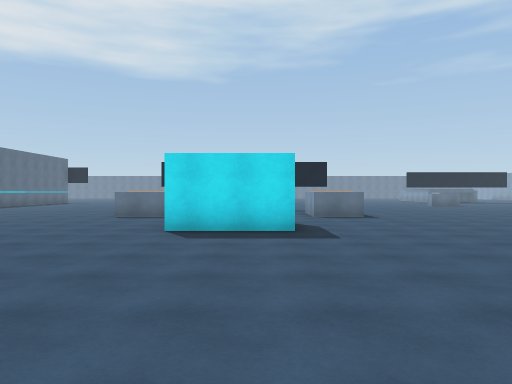
[1] (above)

24 first-person views from a walk through a 3-D level made in the Unity game engine. The camera is 1.5 m above the floor, looks level and sees 70° across. The floor is counted in squares, 2 m on a side. Each view is taken from the middle of a square. On the plan, view 1 faces up. The plan holds only what a view shows up to about 11 squares ahead; the rest is blank. The place goes on beyond the plan. Surface patterns are stand-ins for the level's own textures.

[2]
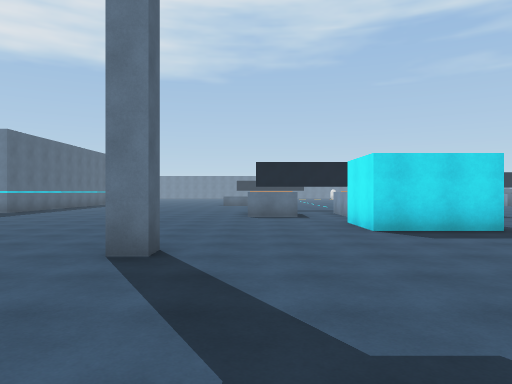

[3]
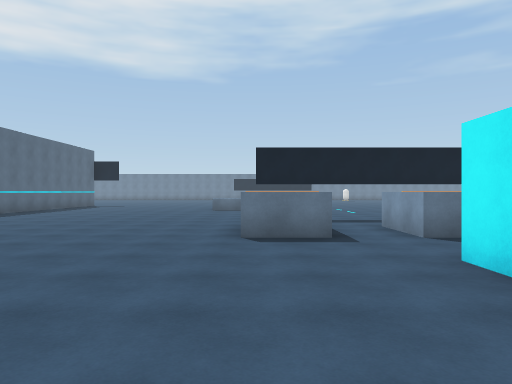

[4]
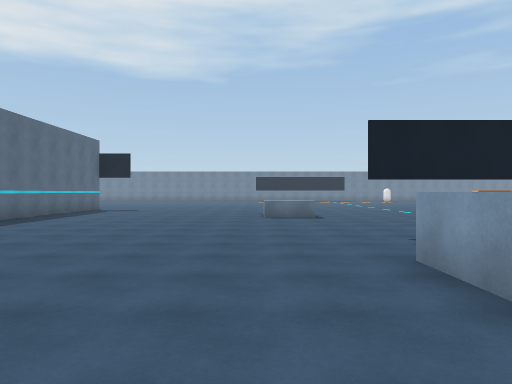

[5]
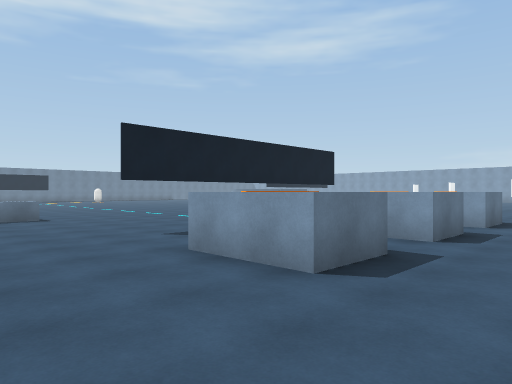

[6]
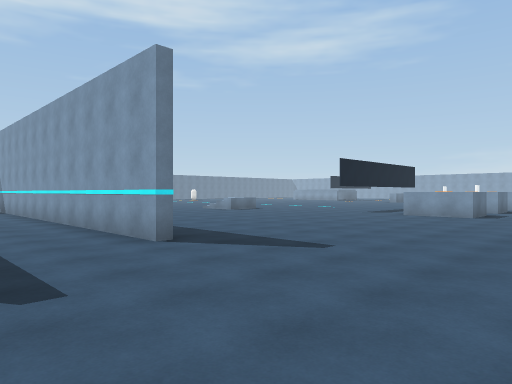

[7]
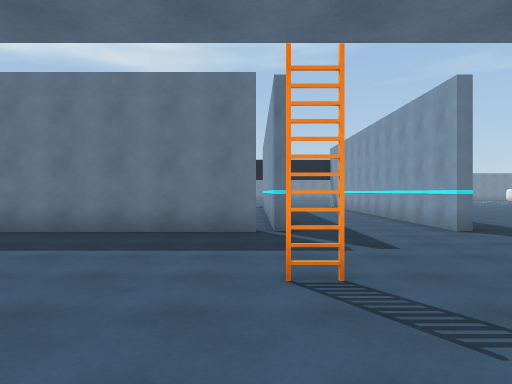

[8]
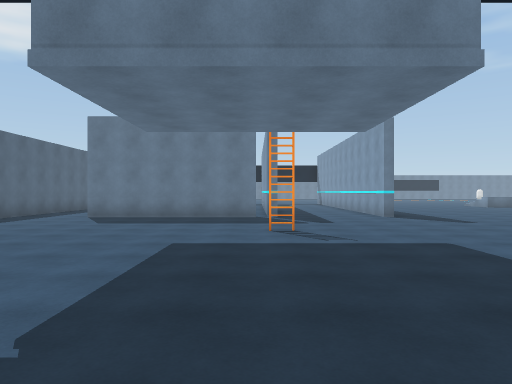

[9]
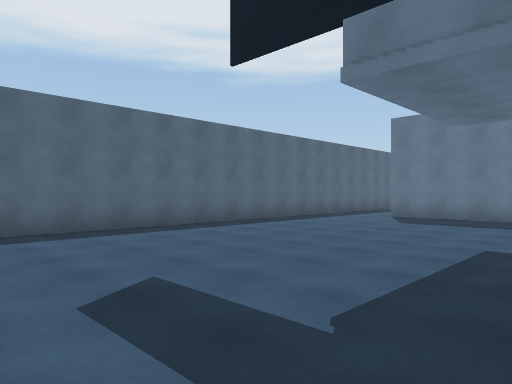

[10]
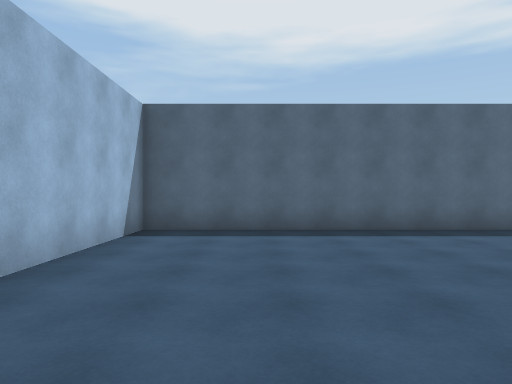

[11]
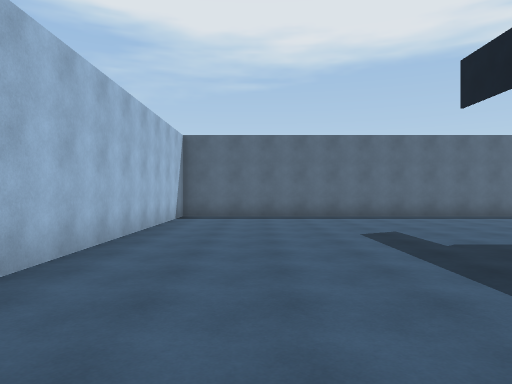

[12]
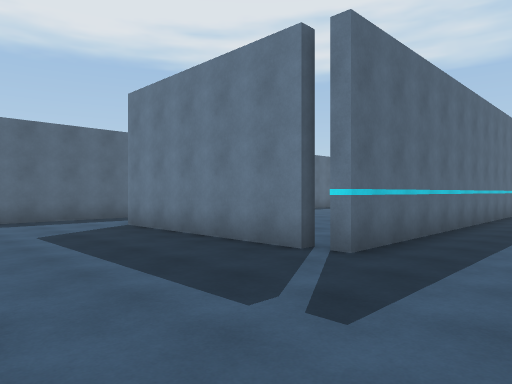

[13]
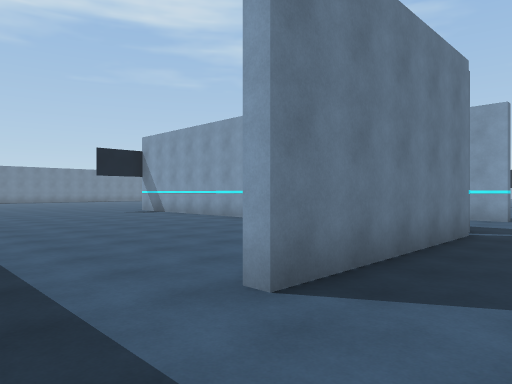

[14]
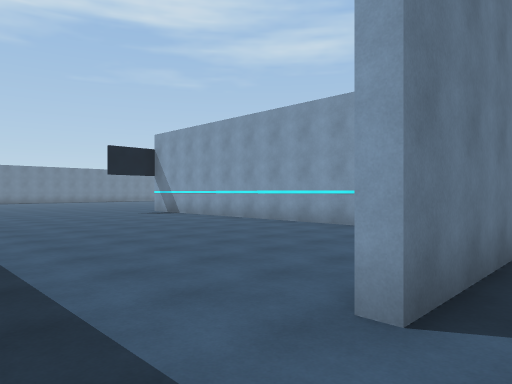

[15]
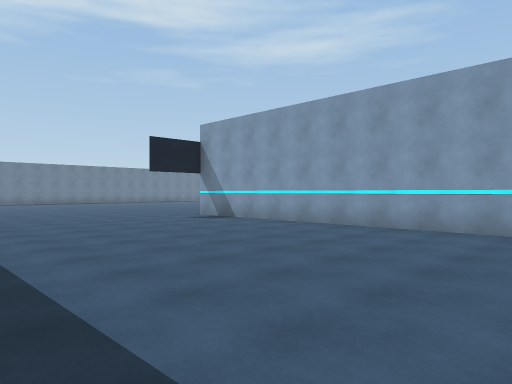

[16]
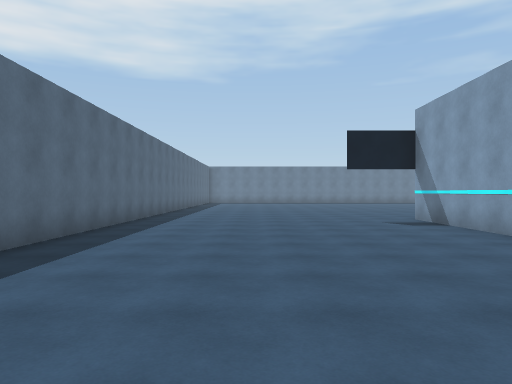

[17]
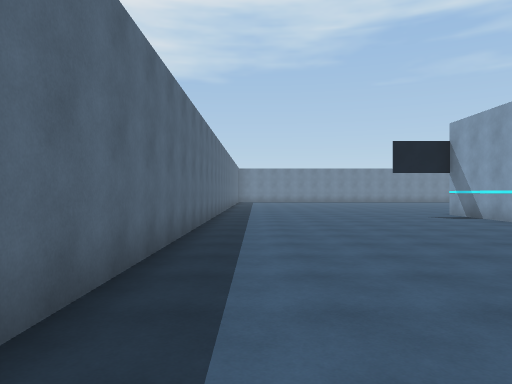

[18]
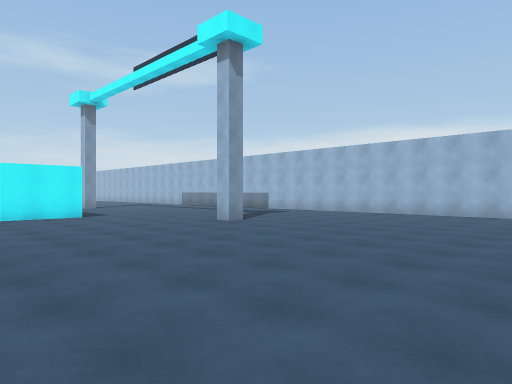

[19]
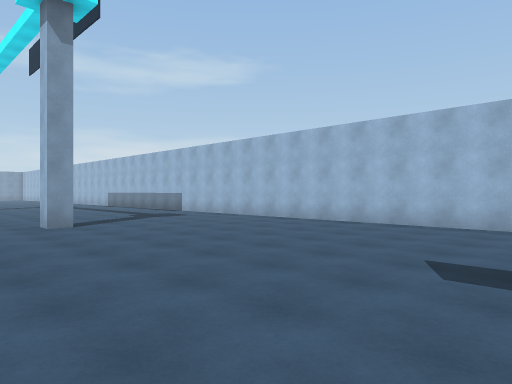

[20]
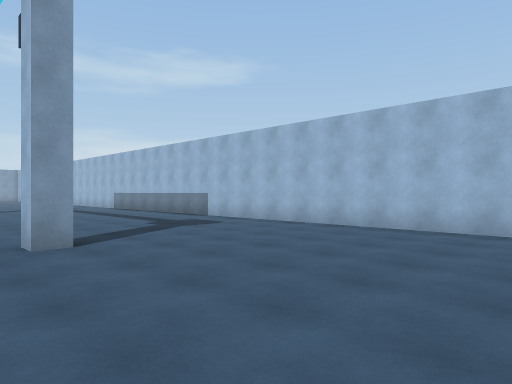

[21]
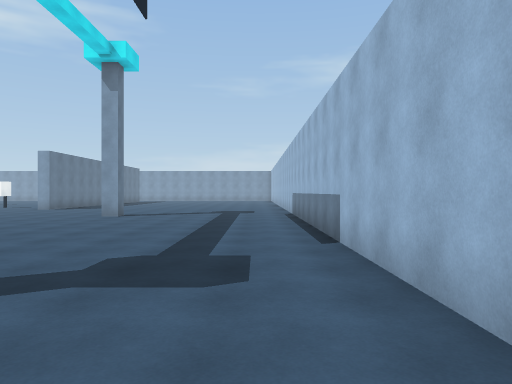

[22]
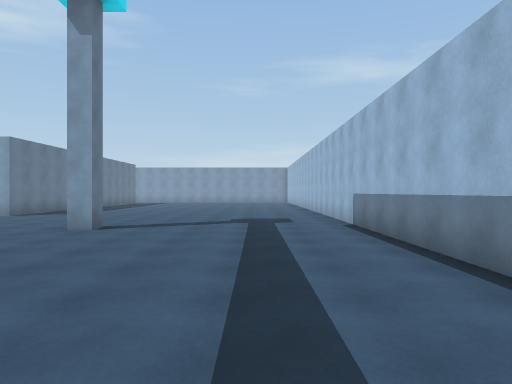

[23]
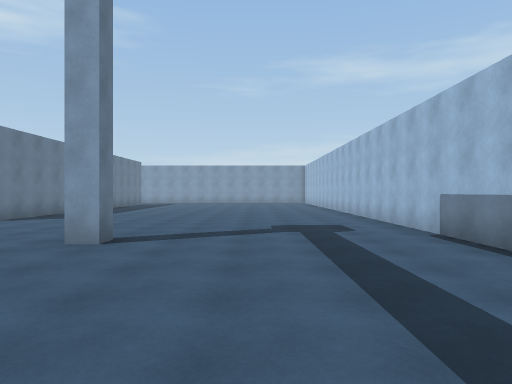

[24]
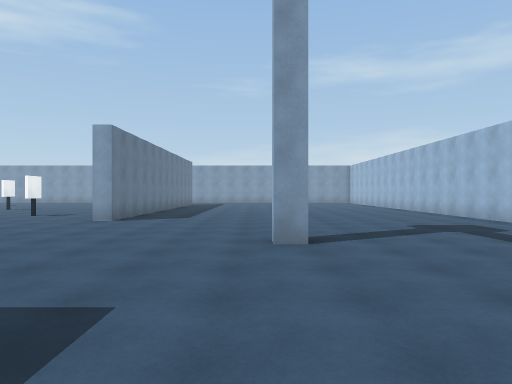

### Floor plan
Points are (right, up) in squares from view 1. A wall is a line through its corners. A room is listed if a view was taken in it or the views show most of it. See-through windows are left out.
Room 1 (views 1, 2, 3, 4, 5, 6, 7, 8, 9, 10, 11, 12, 13, 14, 17, 18, 19, 20, 21, 22, 23, 24)
walls: (-2.8, 11) (-4.2, 11) (-4.2, 13); (-2.8, 12) (-4.2, 12); (0.2, 11) (-1.2, 11) (-1.2, 13); (0.8, 7) (-1.7, 7) (-1.7, 9); (-12.8, 12.8) (-13.1, 12.8) (-13.1, 20.6); (3.4, 11) (1.8, 11) (1.8, 11.5); (-12.8, 20) (-12.8, 18.8); (-17, 12.8) (-22, 12.8) (-22, 13.2); (-12.6, -1.3) (10, -1.3); (10, 8.7) (8.5, 8.7) (8.5, 9.2); (-16.3, 22.1) (-16.3, 12.8) (-16.6, 12.8); (-24.2, 14.6) (-24.2, -1.3) (-16.1, -1.3)
ways out: opening at (-22.5, 14.5) to room 2; gap at (-17, 13) to room 2
objects: other object (-16, 9); other object (-5, 4); other object (5, 4)
Room 2 (views 15, 16)
walls: (-24.2, 26) (-24.2, 14.6); (-16.6, 12.8) (-16.6, 25)
ways out: opening at (-22.5, 14.5) to room 1; gap at (-17, 13) to room 1

Positions as (right, up) in squares from view 1, and headings:
1: (0, 0), facing up
2: (-4, 0), facing up
3: (-4, 5), facing up
4: (-6, 9), facing up
5: (-7, 9), facing up-right
6: (-16, 8), facing up-right
7: (-17, 6), facing up
8: (-17, 2), facing up
9: (-17, 2), facing up-left
10: (-17, 1), facing left
11: (-13, 1), facing left
12: (-14, 9), facing up-left
13: (-24, 11), facing up-right
14: (-24, 12), facing up-right
15: (-24, 15), facing up-right
16: (-21, 15), facing up
17: (-23, 13), facing up
18: (-13, 11), facing down-right
19: (-14, 7), facing down-right
20: (-11, 6), facing down-right
21: (-7, 0), facing right
22: (-3, 1), facing right
23: (-1, 2), facing right
24: (-1, 5), facing right
